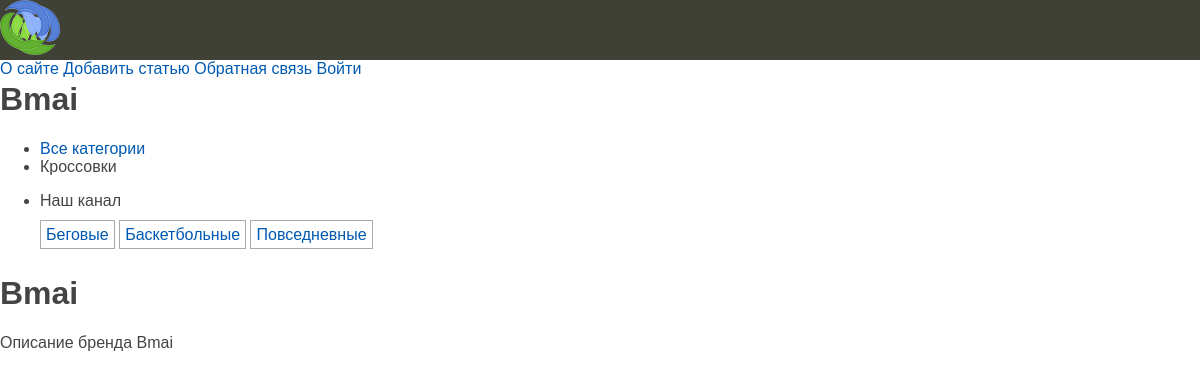
Page /shoes/post/bmai/ on the committed database.
### shoes/models.py (models this page shows, shortened)
class Shoes(models.Model):
    class Status(models.IntegerChoices):
        DRAFT = 0, 'Черновик'
        PUBLISHED = 1, 'Опубликовано'
    title = models.CharField(
        max_length=255,
        verbose_name="Название обуви"
    )
    slug = models.SlugField(
        max_length=255,
        db_index=True,
        unique=True,
        verbose_name="Slug"
    )
    content = models.TextField(
        blank=True,
        verbose_name="Описание"
    )
    time_create = models.DateTimeField(
        auto_now_add=True,
        verbose_name="Время создания"
    )
    time_update = models.DateTimeField(
        auto_now=True,
        verbose_name="Время обновления"
    )
    is_published = models.BooleanField(
        choices=Status.choices,
        default=Status.DRAFT,
        verbose_name="Статус публикации"
    )
    cat = models.ForeignKey(
        'Category',
        on_delete=models.PROTECT,
        related_name='posts',
        verbose_name="Категория"
    )
    tags = models.ManyToManyField(
        'TagPost',
        blank=True,
        related_name='tags',
        verbose_name="Теги"
    )
    barcode = models.OneToOneField(
        'Barcode',
        on_delete=models.SET_NULL,
        null=True,
        blank=True,
        related_name='shoes',
        verbose_name="Штрихкод"
    )
    objects = models.Manager()
    published = PublishedModel()
    class Meta:
        verbose_name = 'Best shoes'
        verbose_name_plural = 'Best shoes'
        ordering = ['-time_create']
        indexes = [
            models.Index(fields=['-time_create']),
        ]

class Category(models.Model):
    name = models.CharField(max_length=100, db_index=True, verbose_name="Категория")
    slug = models.SlugField(max_length=255, unique=True, db_index=True)
    class Meta:
        verbose_name = 'Категория'
        verbose_name_plural = 'Категории'

class TagPost(models.Model):
    tag = models.CharField(max_length=100, db_index=True)
    slug = models.SlugField(max_length=255, unique=True, db_index=True)
    def get_absolute_url(self):
        return reverse('tag', kwargs={'tag_slug': self.slug})

### shoes/views.py (the view)
# urls.py: path('post/<slug:post_slug>/', views.show_post, name='post'),
def show_post(request, post_slug):
    post = get_object_or_404(Shoes, slug=post_slug)
    data = {
        'title': post.title,
        'menu': menu,
        'post': post,
        'cat_selected': 1,
    }
    return render(request, 'shoes/post.html', context=data)

### shoes/templatetags/shoes_tags.py (called while the page is built)
@register.inclusion_tag('shoes/list_categories.html')
def show_categories(cat_selected_id=0):
    cats = Category.objects.annotate(total=Count("posts")).filter(total__gt=0)
    return {"cats": cats, "cat_selected": cat_selected_id}

@register.inclusion_tag('shoes/list_tags.html')
def show_all_tags():
    return {"tags": TagPost.objects.all()}

### shoes/templates/shoes/post.html (shortened to what this page needs)
{% extends 'base.html' %}
{% block content %}
<h1>{{post.title}}</h1>
{{post.content|linebreaks}}
{% endblock %}

### templates/base.html (shortened to what this page needs)
{% load static %}
{% load shoes_tags %}
<!DOCTYPE html>
<html>
<head>
    <link type="text/css" href="{% static 'shoes/css/styles.css' %}" rel="stylesheet" />
</head>
<body>
    <div class="header">
        <div class="logo">
            <a href="/">
                <img src="{% static 'shoes/images/logo.png' %}" alt="Logo">
            </a>
        </div>
        <div class="menu">
            {% for item in menu %}
                <a href="{% url item.url_name %}" class="menu-btn">{{ item.title }}</a>
            {% endfor %}
        </div>
    </div>
    <h1>{{title}}</h1>
    <td valign="top" class="left-chapters">
        <ul id="leftchapters">
            {% if cat_selected == 0 or cat_selected is None %}
            <li class="selected">Все категории</li>
            {% else %}
            <li><a href="{% url 'home' %}">Все категории</a></li>
            {% endif %}
            {% show_categories cat_selected %}
            <li class="share">
                <p>Наш канал</p>
            </li>
            {% show_all_tags %}
        </ul>
    {% block content %}{% endblock %}
</body>
</html>

### shoes/templates/shoes/list_categories.html
{% for cat in cats %}
    {% if cat.id == cat_selected %}
        <li class="selected">{{cat.name}}</li>
    {% else %}
        <li><a href="{{ cat.get_absolute_url }}">{{cat.name}}</a></li>
    {% endif %}
{% endfor %}

### shoes/templates/shoes/list_tags.html
{% if tags %}
<ul class="tags-list">
    {% for t in tags %}
    <li><a href="{{ t.get_absolute_url }}">{{ t.tag }}</a></li>
    {% endfor %}
</ul>
{% endif %}

### shoes/static/shoes/css/styles.css (style rules this page uses)
html, body { font-family: 'Arial'; margin: 0; padding: 0; height: 100%; width: 100%; color: #444; }
a { color: #0059b2; text-decoration: none; }
img { max-width: 600px; height: auto; }
.header { background: #3F4137; height: 60px; }
.logo { background: url('/static/shoes/images/logo.png') no-repeat 10px 5px; width: 70px; height: 60px; }
ul.tags-list { width: 100%; margin: 0; padding: 0; list-style: none; }
ul.tags-list li { margin: 0; padding: 0 0 10px; display: inline-block; }
ul.tags-list li a { padding: 5px; font-size: 16px; border: 1px solid #aaa; }

### rows in the picture
Shoes: title "Bmai", content "Описание бренда Bmai"
Category: name "Кроссовки"
TagPost: tag "Беговые"
TagPost: tag "Баскетбольные"
TagPost: tag "Повседневные"

### other values in the picture
{{ item.title }} "О сайте" "Добавить статью" "Обратная связь" "Войти"
